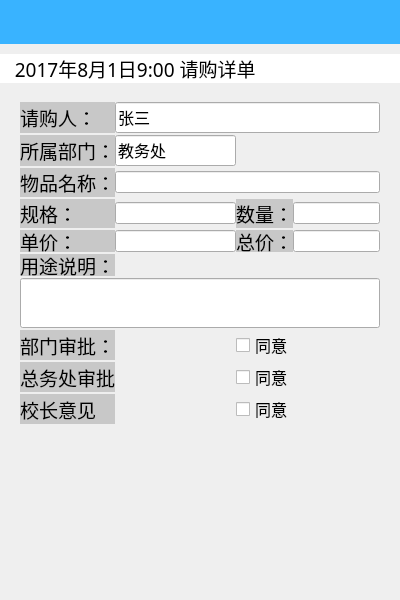
<?xml version="1.0" encoding="UTF-8"?>
<ui version="4.0">
 <class>BuyPage</class>
 <widget class="QWidget" name="BuyPage">
  <property name="geometry">
   <rect>
    <x>0</x>
    <y>0</y>
    <width>400</width>
    <height>600</height>
   </rect>
  </property>
  <property name="windowTitle">
   <string>Form</string>
  </property>
  <layout class="QVBoxLayout" name="verticalLayout">
   <property name="spacing">
    <number>10</number>
   </property>
   <property name="leftMargin">
    <number>0</number>
   </property>
   <property name="topMargin">
    <number>0</number>
   </property>
   <property name="rightMargin">
    <number>0</number>
   </property>
   <property name="bottomMargin">
    <number>0</number>
   </property>
   <item>
    <widget class="TitleBar" name="titleBar" native="true">
     <property name="minimumSize">
      <size>
       <width>0</width>
       <height>44</height>
      </size>
     </property>
     <property name="styleSheet">
      <string notr="true">background-color: rgb(57, 179, 255);</string>
     </property>
    </widget>
   </item>
   <item>
    <widget class="QLabel" name="label">
     <property name="minimumSize">
      <size>
       <width>300</width>
       <height>0</height>
      </size>
     </property>
     <property name="font">
      <font>
       <family>宋体</family>
       <pointsize>14</pointsize>
      </font>
     </property>
     <property name="styleSheet">
      <string notr="true">background-color: rgb(255,255,255);</string>
     </property>
     <property name="text">
      <string>   2017年8月1日9:00 请购详单</string>
     </property>
    </widget>
   </item>
   <item>
    <widget class="QWidget" name="" native="true">
     <property name="toolTipDuration">
      <number>0</number>
     </property>
     <layout class="QGridLayout" name="gridLayout">
      <property name="sizeConstraint">
       <enum>QLayout::SetNoConstraint</enum>
      </property>
      <property name="leftMargin">
       <number>20</number>
      </property>
      <property name="rightMargin">
       <number>20</number>
      </property>
      <property name="horizontalSpacing">
       <number>0</number>
      </property>
      <property name="verticalSpacing">
       <number>2</number>
      </property>
      <item row="1" column="0">
       <widget class="QLabel" name="label_6">
        <property name="font">
         <font>
          <family>宋体</family>
          <pointsize>14</pointsize>
         </font>
        </property>
        <property name="styleSheet">
         <string notr="true">border-color: rgb(99, 99, 99);
border-width：2px solid;
background-color: rgb(200,200,200);</string>
        </property>
        <property name="frameShape">
         <enum>QFrame::NoFrame</enum>
        </property>
        <property name="text">
         <string>所属部门：</string>
        </property>
       </widget>
      </item>
      <item row="0" column="0">
       <widget class="QLabel" name="label_2">
        <property name="minimumSize">
         <size>
          <width>50</width>
          <height>20</height>
         </size>
        </property>
        <property name="palette">
         <palette>
          <active>
           <colorrole role="Button">
            <brush brushstyle="SolidPattern">
             <color alpha="255">
              <red>200</red>
              <green>200</green>
              <blue>200</blue>
             </color>
            </brush>
           </colorrole>
           <colorrole role="Base">
            <brush brushstyle="SolidPattern">
             <color alpha="255">
              <red>200</red>
              <green>200</green>
              <blue>200</blue>
             </color>
            </brush>
           </colorrole>
           <colorrole role="Window">
            <brush brushstyle="SolidPattern">
             <color alpha="255">
              <red>200</red>
              <green>200</green>
              <blue>200</blue>
             </color>
            </brush>
           </colorrole>
          </active>
          <inactive>
           <colorrole role="Button">
            <brush brushstyle="SolidPattern">
             <color alpha="255">
              <red>200</red>
              <green>200</green>
              <blue>200</blue>
             </color>
            </brush>
           </colorrole>
           <colorrole role="Base">
            <brush brushstyle="SolidPattern">
             <color alpha="255">
              <red>200</red>
              <green>200</green>
              <blue>200</blue>
             </color>
            </brush>
           </colorrole>
           <colorrole role="Window">
            <brush brushstyle="SolidPattern">
             <color alpha="255">
              <red>200</red>
              <green>200</green>
              <blue>200</blue>
             </color>
            </brush>
           </colorrole>
          </inactive>
          <disabled>
           <colorrole role="Button">
            <brush brushstyle="SolidPattern">
             <color alpha="255">
              <red>200</red>
              <green>200</green>
              <blue>200</blue>
             </color>
            </brush>
           </colorrole>
           <colorrole role="Base">
            <brush brushstyle="SolidPattern">
             <color alpha="255">
              <red>200</red>
              <green>200</green>
              <blue>200</blue>
             </color>
            </brush>
           </colorrole>
           <colorrole role="Window">
            <brush brushstyle="SolidPattern">
             <color alpha="255">
              <red>200</red>
              <green>200</green>
              <blue>200</blue>
             </color>
            </brush>
           </colorrole>
          </disabled>
         </palette>
        </property>
        <property name="font">
         <font>
          <family>宋体</family>
          <pointsize>14</pointsize>
         </font>
        </property>
        <property name="styleSheet">
         <string notr="true">background-color: rgb(200,200,200);</string>
        </property>
        <property name="frameShape">
         <enum>QFrame::NoFrame</enum>
        </property>
        <property name="text">
         <string>请购人：</string>
        </property>
       </widget>
      </item>
      <item row="4" column="0">
       <widget class="QLabel" name="label_9">
        <property name="minimumSize">
         <size>
          <width>0</width>
          <height>0</height>
         </size>
        </property>
        <property name="font">
         <font>
          <family>宋体</family>
          <pointsize>14</pointsize>
         </font>
        </property>
        <property name="styleSheet">
         <string notr="true">border-color: rgb(99, 99, 99);
border-width：2px solid;
background-color: rgb(200,200,200);</string>
        </property>
        <property name="frameShape">
         <enum>QFrame::NoFrame</enum>
        </property>
        <property name="text">
         <string>规格：</string>
        </property>
       </widget>
      </item>
      <item row="4" column="1">
       <widget class="QLineEdit" name="lineEdit_5">
        <property name="toolTipDuration">
         <number>0</number>
        </property>
        <property name="styleSheet">
         <string notr="true">background: white；</string>
        </property>
       </widget>
      </item>
      <item row="6" column="0">
       <widget class="QLabel" name="label_10">
        <property name="sizePolicy">
         <sizepolicy hsizetype="Preferred" vsizetype="Expanding">
          <horstretch>0</horstretch>
          <verstretch>0</verstretch>
         </sizepolicy>
        </property>
        <property name="minimumSize">
         <size>
          <width>0</width>
          <height>22</height>
         </size>
        </property>
        <property name="font">
         <font>
          <family>宋体</family>
          <pointsize>14</pointsize>
         </font>
        </property>
        <property name="styleSheet">
         <string notr="true">border-color: rgb(99, 99, 99);
border-width：2px solid;
background-color: rgb(200,200,200);</string>
        </property>
        <property name="frameShape">
         <enum>QFrame::NoFrame</enum>
        </property>
        <property name="text">
         <string>用途说明：</string>
        </property>
       </widget>
      </item>
      <item row="4" column="4">
       <widget class="QLineEdit" name="lineEdit_6">
        <property name="styleSheet">
         <string notr="true">background: white；</string>
        </property>
       </widget>
      </item>
      <item row="8" column="0">
       <widget class="QLabel" name="label_11">
        <property name="minimumSize">
         <size>
          <width>70</width>
          <height>20</height>
         </size>
        </property>
        <property name="font">
         <font>
          <family>宋体</family>
          <pointsize>14</pointsize>
         </font>
        </property>
        <property name="styleSheet">
         <string notr="true">border-color: rgb(99, 99, 99);
border-width：2px solid;
background-color: rgb(200,200,200);</string>
        </property>
        <property name="frameShape">
         <enum>QFrame::NoFrame</enum>
        </property>
        <property name="text">
         <string>部门审批：</string>
        </property>
       </widget>
      </item>
      <item row="9" column="0">
       <widget class="QLabel" name="label_12">
        <property name="minimumSize">
         <size>
          <width>50</width>
          <height>20</height>
         </size>
        </property>
        <property name="font">
         <font>
          <family>宋体</family>
          <pointsize>14</pointsize>
         </font>
        </property>
        <property name="styleSheet">
         <string notr="true">border-color: rgb(99, 99, 99);
border-width：2px solid;
background-color: rgb(200,200,200);</string>
        </property>
        <property name="frameShape">
         <enum>QFrame::NoFrame</enum>
        </property>
        <property name="text">
         <string>总务处审批：</string>
        </property>
       </widget>
      </item>
      <item row="10" column="0">
       <widget class="QLabel" name="label_24">
        <property name="minimumSize">
         <size>
          <width>50</width>
          <height>20</height>
         </size>
        </property>
        <property name="font">
         <font>
          <family>宋体</family>
          <pointsize>14</pointsize>
         </font>
        </property>
        <property name="styleSheet">
         <string notr="true">border-color: rgb(99, 99, 99);
border-width：2px solid;
background-color: rgb(200,200,200);</string>
        </property>
        <property name="frameShape">
         <enum>QFrame::NoFrame</enum>
        </property>
        <property name="text">
         <string>校长意见</string>
        </property>
       </widget>
      </item>
      <item row="9" column="2">
       <widget class="QCheckBox" name="checkBox_2">
        <property name="font">
         <font>
          <family>宋体</family>
          <pointsize>12</pointsize>
         </font>
        </property>
        <property name="text">
         <string>同意</string>
        </property>
       </widget>
      </item>
      <item row="10" column="2">
       <widget class="QCheckBox" name="checkBox_3">
        <property name="font">
         <font>
          <family>宋体</family>
          <pointsize>12</pointsize>
         </font>
        </property>
        <property name="text">
         <string>同意</string>
        </property>
       </widget>
      </item>
      <item row="5" column="4">
       <widget class="QLineEdit" name="lineEdit_8">
        <property name="styleSheet">
         <string notr="true">background: white；</string>
        </property>
       </widget>
      </item>
      <item row="5" column="2">
       <widget class="QLabel" name="label_22">
        <property name="minimumSize">
         <size>
          <width>30</width>
          <height>20</height>
         </size>
        </property>
        <property name="font">
         <font>
          <family>宋体</family>
          <pointsize>14</pointsize>
         </font>
        </property>
        <property name="styleSheet">
         <string notr="true">border-color: rgb(99, 99, 99);
border-width：2px solid;
background-color: rgb(200,200,200);</string>
        </property>
        <property name="frameShape">
         <enum>QFrame::NoFrame</enum>
        </property>
        <property name="text">
         <string>总价：</string>
        </property>
       </widget>
      </item>
      <item row="3" column="1" colspan="9">
       <widget class="QLineEdit" name="lineEdit_4">
        <property name="styleSheet">
         <string notr="true">background: white；</string>
        </property>
       </widget>
      </item>
      <item row="0" column="1" colspan="9">
       <widget class="QLineEdit" name="lineEdit">
        <property name="font">
         <font>
          <family>宋体</family>
          <pointsize>12</pointsize>
         </font>
        </property>
        <property name="styleSheet">
         <string notr="true">background: white；</string>
        </property>
        <property name="text">
         <string>张三</string>
        </property>
       </widget>
      </item>
      <item row="4" column="2" colspan="2">
       <widget class="QLabel" name="label_19">
        <property name="minimumSize">
         <size>
          <width>30</width>
          <height>20</height>
         </size>
        </property>
        <property name="font">
         <font>
          <family>宋体</family>
          <pointsize>14</pointsize>
         </font>
        </property>
        <property name="styleSheet">
         <string notr="true">border-color: rgb(99, 99, 99);
border-width：2px solid;
background-color: rgb(200,200,200);</string>
        </property>
        <property name="frameShape">
         <enum>QFrame::NoFrame</enum>
        </property>
        <property name="text">
         <string>数量：</string>
        </property>
       </widget>
      </item>
      <item row="3" column="0">
       <widget class="QLabel" name="label_15">
        <property name="minimumSize">
         <size>
          <width>0</width>
          <height>0</height>
         </size>
        </property>
        <property name="font">
         <font>
          <family>宋体</family>
          <pointsize>14</pointsize>
         </font>
        </property>
        <property name="styleSheet">
         <string notr="true">background-color: rgb(200,200,200);</string>
        </property>
        <property name="frameShape">
         <enum>QFrame::NoFrame</enum>
        </property>
        <property name="text">
         <string>物品名称：</string>
        </property>
       </widget>
      </item>
      <item row="5" column="1">
       <widget class="QLineEdit" name="lineEdit_7">
        <property name="styleSheet">
         <string notr="true">background: white；</string>
        </property>
       </widget>
      </item>
      <item row="7" column="0" colspan="10">
       <widget class="QLineEdit" name="lineEdit_9">
        <property name="sizePolicy">
         <sizepolicy hsizetype="Expanding" vsizetype="Expanding">
          <horstretch>0</horstretch>
          <verstretch>0</verstretch>
         </sizepolicy>
        </property>
        <property name="minimumSize">
         <size>
          <width>50</width>
          <height>50</height>
         </size>
        </property>
        <property name="styleSheet">
         <string notr="true">background: white；</string>
        </property>
       </widget>
      </item>
      <item row="1" column="1">
       <widget class="QLineEdit" name="lineEdit_3">
        <property name="font">
         <font>
          <family>宋体</family>
          <pointsize>12</pointsize>
         </font>
        </property>
        <property name="styleSheet">
         <string notr="true">background: white；</string>
        </property>
        <property name="text">
         <string>教务处</string>
        </property>
       </widget>
      </item>
      <item row="5" column="0">
       <widget class="QLabel" name="label_20">
        <property name="minimumSize">
         <size>
          <width>30</width>
          <height>20</height>
         </size>
        </property>
        <property name="font">
         <font>
          <family>宋体</family>
          <pointsize>14</pointsize>
         </font>
        </property>
        <property name="styleSheet">
         <string notr="true">border-color: rgb(99, 99, 99);
border-width：2px solid;
background-color: rgb(200,200,200);</string>
        </property>
        <property name="frameShape">
         <enum>QFrame::NoFrame</enum>
        </property>
        <property name="text">
         <string>单价：</string>
        </property>
       </widget>
      </item>
      <item row="8" column="2">
       <widget class="QCheckBox" name="checkBox">
        <property name="font">
         <font>
          <family>宋体</family>
          <pointsize>12</pointsize>
         </font>
        </property>
        <property name="text">
         <string>同意</string>
        </property>
       </widget>
      </item>
     </layout>
    </widget>
   </item>
   <item>
    <spacer name="verticalSpacer">
     <property name="orientation">
      <enum>Qt::Vertical</enum>
     </property>
     <property name="sizeHint" stdset="0">
      <size>
       <width>20</width>
       <height>367</height>
      </size>
     </property>
    </spacer>
   </item>
  </layout>
 </widget>
 <customwidgets>
  <customwidget>
   <class>TitleBar</class>
   <extends>QWidget</extends>
   <header>widgets/TitleBar.h</header>
   <container>1</container>
  </customwidget>
 </customwidgets>
 <resources/>
 <connections/>
</ui>
